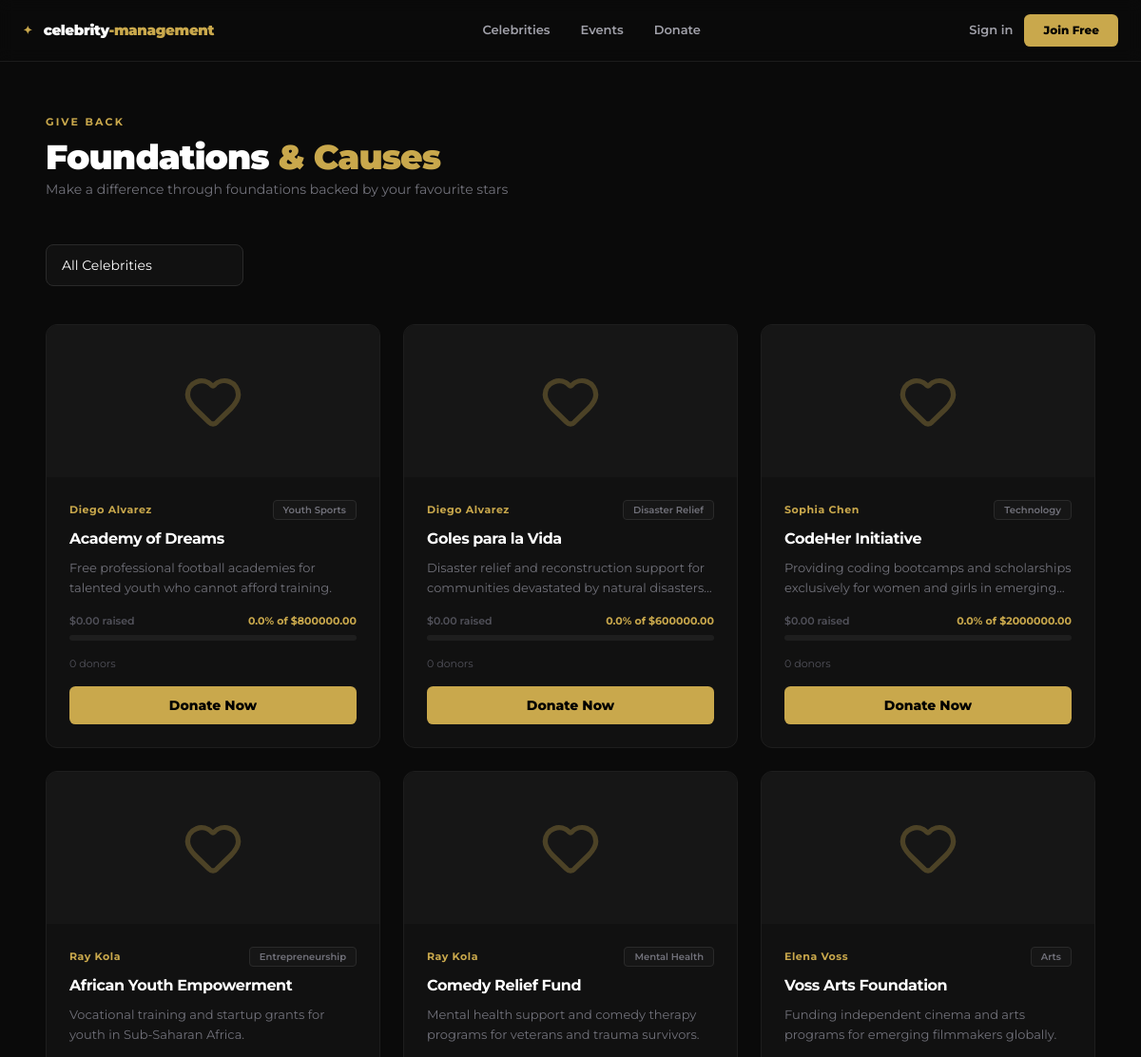
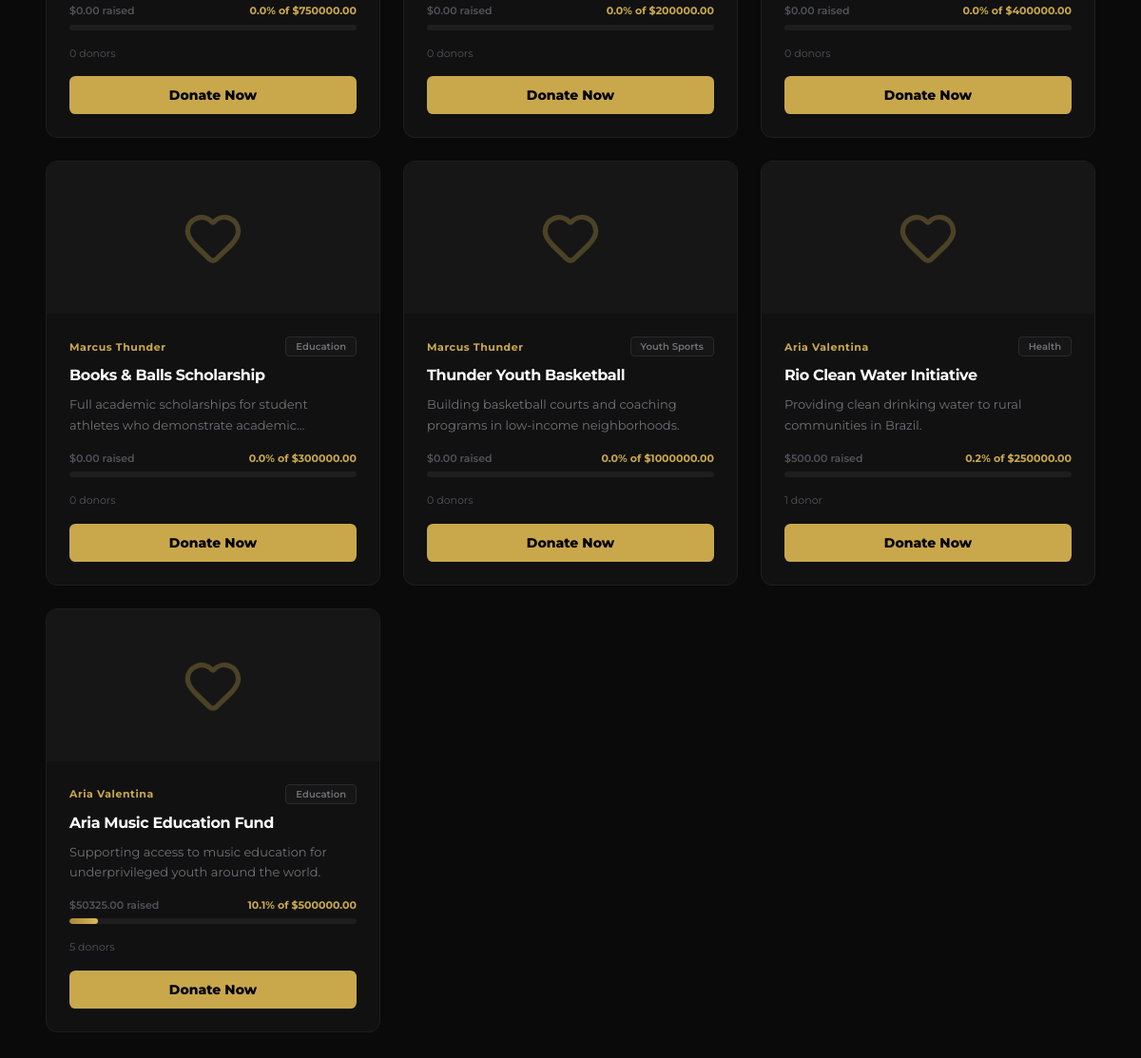
Page /donations/ on the committed database (2 pictures, top to bottom).
### donations/models.py (models this page shows, shortened)
class Foundation(models.Model):
    celebrity = models.ForeignKey(Celebrity, on_delete=models.CASCADE, related_name="foundations")
    name = models.CharField(max_length=200)
    description = models.TextField()
    target_amount = models.DecimalField(max_digits=12, decimal_places=2)
    amount_raised = models.DecimalField(max_digits=12, decimal_places=2, default=0)
    cover_image = models.ImageField(upload_to="foundations/", blank=True, null=True)
    cause_type = models.CharField(max_length=100, blank=True, help_text="E.g. Education, Health, Disaster Relief")
    is_active = models.BooleanField(default=True)
    created_at = models.DateTimeField(auto_now_add=True)
    class Meta:
        ordering = ["-created_at"]
    @property
    def progress_pct(self):
        if self.target_amount == 0:
            return 0
        return round((float(self.amount_raised) / float(self.target_amount)) * 100, 1)

### celebs/models.py (models this page shows, shortened)
class Celebrity(models.Model):
    CATEGORY_CHOICES = [
        ("music", "Music"),
        ("sports", "Sports"),
        ("acting", "Acting"),
        ("comedy", "Comedy"),
        ("politics", "Politics"),
        ("business", "Business"),
        ("other", "Other"),
    ]
    name = models.CharField(max_length=150)
    slug = models.SlugField(unique=True)
    tagline = models.CharField(max_length=255, blank=True)
    bio = models.TextField()
    category = models.CharField(max_length=50, choices=CATEGORY_CHOICES, default="other")
    photo = models.ImageField(upload_to="celebs/photos/", blank=True, null=True)
    cover_image = models.ImageField(upload_to="celebs/covers/", blank=True, null=True)
    nationality = models.CharField(max_length=100, blank=True)
    instagram = models.URLField(blank=True)
    twitter = models.URLField(blank=True)
    youtube = models.URLField(blank=True)
    is_featured = models.BooleanField(default=False)
    is_active = models.BooleanField(default=True)
    created_at = models.DateTimeField(auto_now_add=True)
    class Meta:
        verbose_name_plural = "Celebrities"
        ordering = ["-is_featured", "name"]

### donations/views.py (the view)
# urls.py: path("", foundations_view, name="foundations"),
def foundations_view(request):
    slug = request.GET.get("celeb", "")
    celebs = Celebrity.objects.filter(is_active=True)
    foundations = Foundation.objects.filter(is_active=True).select_related("celebrity")
    if slug:
        foundations = foundations.filter(celebrity__slug=slug)
    return render(request, "donations/foundations.html", {
        "foundations": foundations,
        "celebs": celebs,
        "selected_slug": slug,
    })

### templates/donations/foundations.html (shortened to what this page needs)
{% extends "base.html" %}
{% block content %}
<div class="max-w-6xl mx-auto px-6 py-14">
  <div class="mb-12">
    <p class="text-[#C9A84C] text-[11px] font-bold uppercase tracking-[.2em] mb-2">Give Back</p>
    <h1 class="text-4xl font-black tracking-tight mb-1">Foundations <span class="text-[#C9A84C]">&amp; Causes</span></h1>
    <p class="text-zinc-500 text-sm">Make a difference through foundations backed by your favourite stars</p>
  </div>
  <form method="get" class="flex flex-wrap gap-3 mb-10">
    <select name="celeb" onchange="this.form.submit()" class="input-field w-52 text-sm">
      <option value="">All Celebrities</option>
    </select>
  </form>
  {% if foundations %}
  <div class="grid md:grid-cols-2 lg:grid-cols-3 gap-6">
    {% for f in foundations %}
    <div class="card overflow-hidden flex flex-col">
      {% if f.cover_image %}
        <img src="{{ f.cover_image.url }}" class="w-full h-40 object-cover" />
      {% else %}
        <div class="h-40 bg-[#161616] flex items-center justify-center">
          <i data-lucide="heart" class="w-16 h-16 text-[#C9A84C]/30"></i>
        </div>
      {% endif %}
      <div class="p-6 flex flex-col flex-1">
        <div class="flex items-center justify-between mb-2">
          <span class="text-[11px] font-bold text-[#C9A84C] tracking-[.05em]">{{ f.celebrity.name }}</span>
          {% if f.cause_type %}<span class="text-[10px] bg-[#161616] border border-[#2a2a2a] px-2.5 py-0.5 rounded text-zinc-500 font-semibold">{{ f.cause_type }}</span>{% endif %}
        </div>
        <h3 class="text-base font-bold mb-2 tracking-tight">{{ f.name }}</h3>
        <p class="text-zinc-500 text-[13px] mb-4 line-clamp-2 leading-relaxed flex-1">{{ f.description }}</p>
        <div class="flex justify-between text-[11px] text-zinc-600 mb-1.5">
          <span class="font-semibold">${{ f.amount_raised }} raised</span>
          <span class="text-[#C9A84C] font-bold">{{ f.progress_pct }}% of ${{ f.target_amount }}</span>
        </div>
        <div class="progress-track mb-4">
          <div class="progress-fill" style="width:{% widthratio f.amount_raised f.target_amount 100 %}%"></div>
        </div>
        <div class="flex justify-between items-center text-[11px] text-zinc-600 mb-4">
          <span>{{ f.donations.count }} donor{% if f.donations.count != 1 %}s{% endif %}</span>
        </div>
        <a href="{% url 'donate_foundation' f.pk %}" class="block text-center btn-gold py-2.5 text-sm mt-auto">Donate Now</a>
      </div>
    </div>
    {% endfor %}
  </div>
  {% else %}
  <div class="text-center py-20 text-zinc-600">
    <i data-lucide="heart" class="w-12 h-12 opacity-30 mx-auto mb-4"></i>
    <p class="text-base font-semibold">No foundations found.</p>
  </div>
  {% endif %}
</div>
{% endblock %}

### rows in the picture
Foundation: celebrity.name "Diego Alvarez", cause_type "Youth Sports", name "Academy of Dreams", description "Free professional football academies for talented youth who cannot afford training.", amount_raised "0.00", progress_pct "0.0", target_amount "800000.00", donations.count "0"
Foundation: celebrity.name "Diego Alvarez", cause_type "Disaster Relief", name "Goles para la Vida", description "Disaster relief and reconstruction support for communities devastated by natural…", amount_raised "0.00", progress_pct "0.0", target_amount "600000.00", donations.count "0"
Foundation: celebrity.name "Sophia Chen", cause_type "Technology", name "CodeHer Initiative", description "Providing coding bootcamps and scholarships exclusively for women and girls in…", amount_raised "0.00", progress_pct "0.0", target_amount "2000000.00", donations.count "0"
Foundation: celebrity.name "Ray Kola", cause_type "Entrepreneurship", name "African Youth Empowerment", description "Vocational training and startup grants for youth in Sub-Saharan Africa.", amount_raised "0.00", progress_pct "0.0", target_amount "750000.00", donations.count "0"
Foundation: celebrity.name "Ray Kola", cause_type "Mental Health", name "Comedy Relief Fund", description "Mental health support and comedy therapy programs for veterans and trauma survivors.", amount_raised "0.00", progress_pct "0.0", target_amount "200000.00", donations.count "0"
Foundation: celebrity.name "Elena Voss", cause_type "Arts", name "Voss Arts Foundation", description "Funding independent cinema and arts programs for emerging filmmakers globally.", amount_raised "0.00", progress_pct "0.0", target_amount "400000.00", donations.count "0"
Foundation: celebrity.name "Marcus Thunder", cause_type "Education", name "Books & Balls Scholarship", description "Full academic scholarships for student athletes who demonstrate…", amount_raised "0.00", progress_pct "0.0", target_amount "300000.00", donations.count "0"
Foundation: celebrity.name "Marcus Thunder", cause_type "Youth Sports", name "Thunder Youth Basketball", description "Building basketball courts and coaching programs in low-income neighborhoods.", amount_raised "0.00", progress_pct "0.0", target_amount "1000000.00", donations.count "0"
Foundation: celebrity.name "Aria Valentina", cause_type "Health", name "Rio Clean Water Initiative", description "Providing clean drinking water to rural communities in Brazil.", amount_raised "500.00", progress_pct "0.2", target_amount "250000.00", donations.count "1"
Foundation: celebrity.name "Aria Valentina", cause_type "Education", name "Aria Music Education Fund", description "Supporting access to music education for underprivileged youth around the world.", amount_raised "50325.00", progress_pct "10.1", target_amount "500000.00", donations.count "5"
